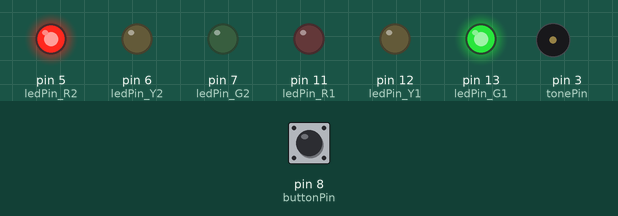
This sketch was run on a simulated Arduino Uno, built with avr-gcc and run on an emulated ATmega328P. On the bench: output pins drawn as LEDs (lit = HIGH), buzzer (waves = sounding). Dashed ring = blinking. The test bench sets the inputs (shaded band); at power-on: pin 8 (buttonPin) LOW.

Above: at 1.3 s.
1.4 s: pin 8 (buttonPin) pulled HIGH for 0.15 s
At 3.7 s:
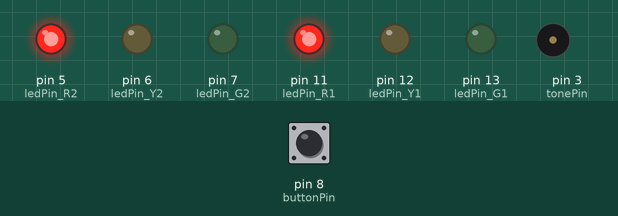
4.5 s: pin 8 (buttonPin) pulled HIGH for 1 s
At 8.4 s:
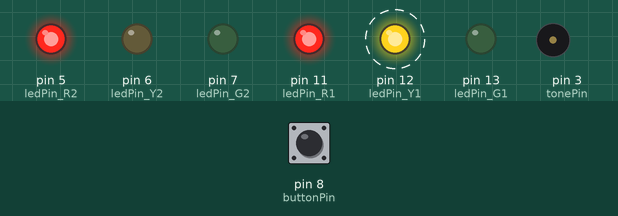
8.5 s: pin 8 (buttonPin) pulled HIGH for 1 s
At 12.4 s:
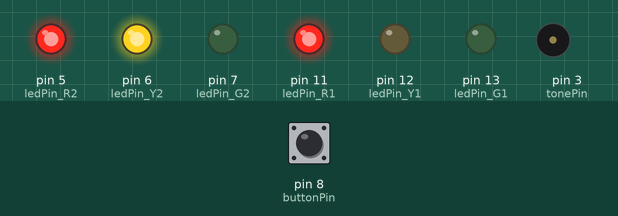
12.5 s: pin 8 (buttonPin) pulled HIGH for 3.2 s
At 18.6 s:
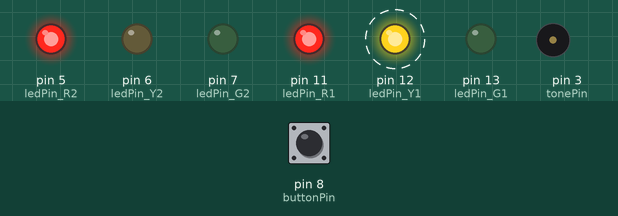
18.7 s: pin 8 (buttonPin) pulled HIGH for 1 s
At 23.6 s:
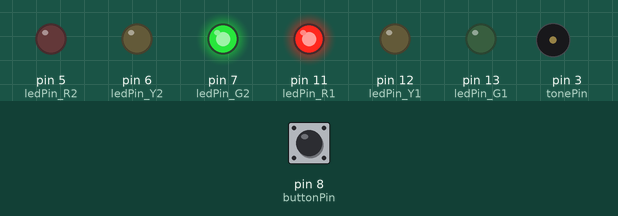
Timing chart, 0 to 25.1 s (numbered marks = the images above; inputs shaded):
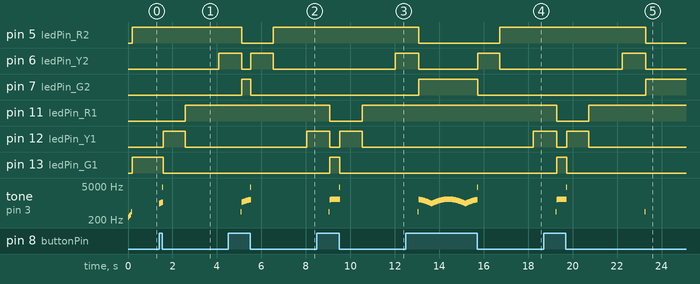

Measured:
- after the input at 1.4 s, pin 6 (ledPin_Y2): LOW → HIGH after 2.7 s; pin 11 (ledPin_R1): LOW → HIGH after 1.2 s
- after the input at 4.5 s, pin 12 (ledPin_Y1): LOW → HIGH after 3.5 s
- after the input at 8.5 s, pin 6 (ledPin_Y2): LOW → HIGH after 3.5 s
- after the input at 12.5 s, pin 12 (ledPin_Y1): LOW → HIGH after 5.7 s
- after the input at 18.7 s, pin 5 (ledPin_R2): HIGH → LOW after 4.6 s; pin 6 (ledPin_Y2): LOW → HIGH after 3.5 s, → LOW 1.1 s later; pin 7 (ledPin_G2): LOW → HIGH after 4.6 s

The sketch:

ampel.ino
```cpp
int ledPin_R1 = 11;
int ledPin_R2 = 5;
int ledPin_Y1 = 12;
int ledPin_Y2 = 6;
int ledPin_G1 = 13;
int ledPin_G2 = 7;

int buttonPin = 8;

int tonePin = 3;

float sinTime = 0;

boolean strasse1offen = true;

boolean buttonPressed = false;

void setup() {
  pinMode(ledPin_R1,OUTPUT);
  pinMode(ledPin_R2,OUTPUT);
  pinMode(ledPin_Y1,OUTPUT);
  pinMode(ledPin_Y2,OUTPUT);
  pinMode(ledPin_G1,OUTPUT);
  pinMode(ledPin_G2,OUTPUT);
  pinMode(buttonPin,INPUT);

  tone(tonePin, 262);
  delay(45),
  tone(tonePin, 294);
  delay(45),
  tone(tonePin, 330);
  delay(45),
  noTone(tonePin);

  gruen(strasse1offen);
}

void loop() {

  if(digitalRead(buttonPin)==HIGH)
  {
    tone(tonePin, sin(sinTime * 3.14f) * 500 + 940);
    sinTime += 0.01f;
    delay(15);
    if(sinTime > 1)
      sinTime = sinTime -1.0f;
  }

  if ((digitalRead(buttonPin)==HIGH)&&(buttonPressed==false)){
    buttonPressed=true;
  }
  if (digitalRead(buttonPin)==LOW&&(buttonPressed==true)){
    buttonPressed=false;
    gelb(strasse1offen);
    rot();
    delay(500);
    strasse1offen = !strasse1offen;
    rotgelb(strasse1offen);
    gruen(strasse1offen);
  }
}

void led(boolean r1, boolean y1, boolean g1, boolean r2, boolean y2, boolean g2, int d) {
  digitalWrite(ledPin_R1, r1);
  digitalWrite(ledPin_R2, r2);
  digitalWrite(ledPin_Y1, y1);
  digitalWrite(ledPin_Y2, y2);
  digitalWrite(ledPin_G1, g1);
  digitalWrite(ledPin_G2, g2);
  delay(d);
}

void rot() {
  led(
  HIGH, LOW, LOW,
  HIGH, LOW, LOW,
  1000);
}

void gelb(boolean strasse) {
  tone(tonePin, 4400);
  delay(25),
  noTone(tonePin);
  led(
  strasse ? LOW : HIGH, strasse ? HIGH : LOW, LOW,
  strasse ? HIGH : LOW, strasse ? LOW : HIGH, LOW,
  1000);
}

void rotgelb(boolean strasse) {
  led(
  HIGH, strasse ? HIGH : LOW, LOW,
  HIGH, strasse ? LOW : HIGH, LOW,
  1000);
}

void gruen(boolean strasse) {

  tone(tonePin, 440);
  delay(50),
  noTone(tonePin);

  led(
  strasse ? LOW : HIGH, LOW, strasse ? HIGH : LOW,
  strasse ? HIGH : LOW, LOW, strasse ? LOW : HIGH,
  0);
}
```
